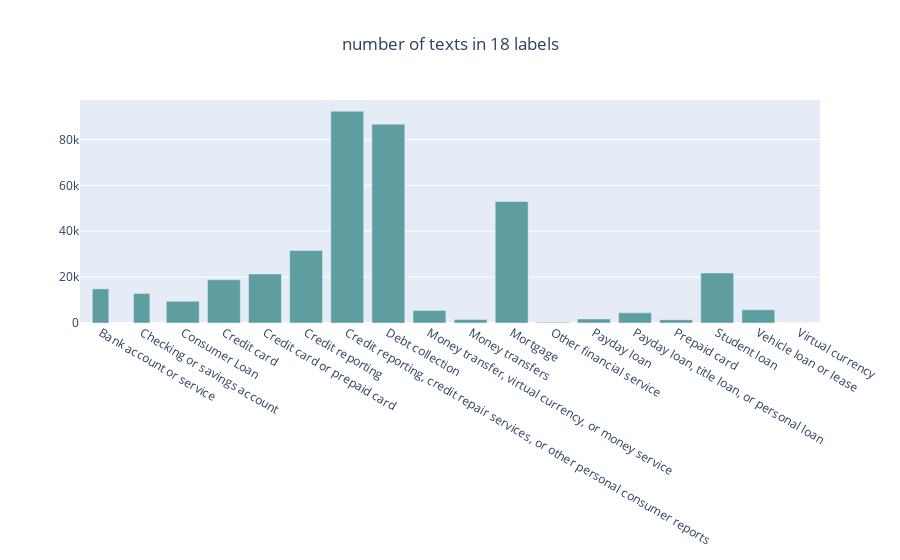

Notebook source saved alongside this figure:
### Markdown cell above
## VISUALIZATION

### Code cell
groups = data_Clean.groupby(by='Label').count()['Text']

fig = go.Figure()
fig.add_trace(go.Bar(
    x=groups.index,
    y=groups,
    marker_color='cadetblue',
    width=[0.4, 0.4]))

fig.update_layout(title=f'number of texts in {len(groups.index)} labels', title_x=0.5)

### Figure 1 — Plotly figure (JSON) as saved in the notebook; plotly's stock layout.template omitted (floating-point values rounded to 4 significant figures)
{"data": [{"marker": {"color": "cadetblue"}, "type": "bar", "width": [0.4, 0.4], "x": ["Bank account or service", "Checking or savings account", "Consumer Loan", "Credit card", "Credit card or prepaid card", "Credit reporting", "Credit reporting, credit repair services, or other personal consumer reports", "Debt collection", "Money transfer, virtual currency, or money service", "Money transfers", "Mortgage", "Other financial service", "Payday loan", "Payday loan, title loan, or personal loan", "Prepaid card", "Student loan", "Vehicle loan or lease", "Virtual currency"], "y": [14885, 12881, 9474, 18838, 21379, 31588, 92378, 86710, 5466, 1497, 52987, 292, 1747, 4421, 1450, 21810, 5745, 16]}], "layout": {"title": {"text": "number of texts in 18 labels", "x": 0.5}}}
